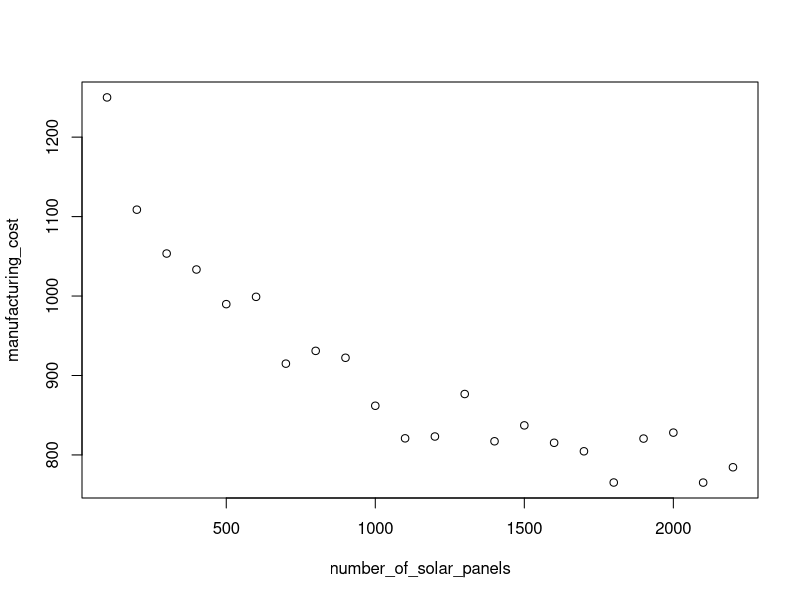
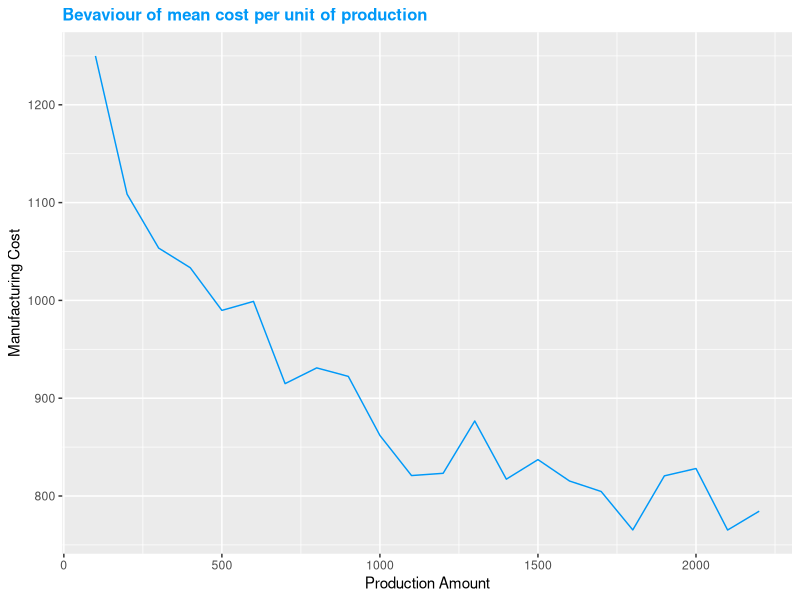
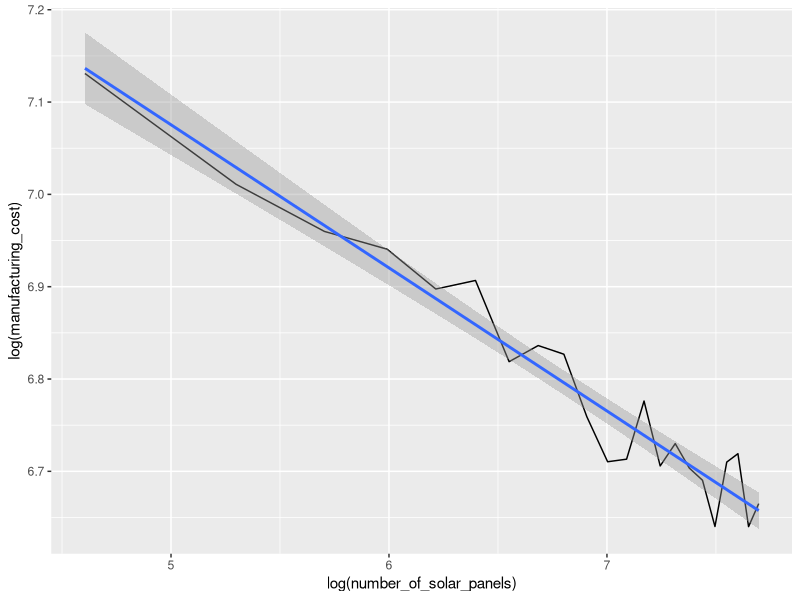
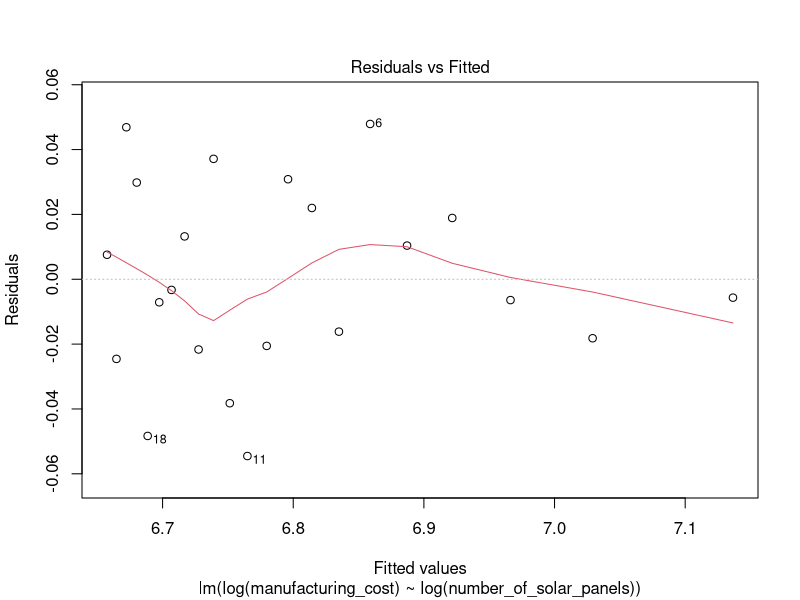
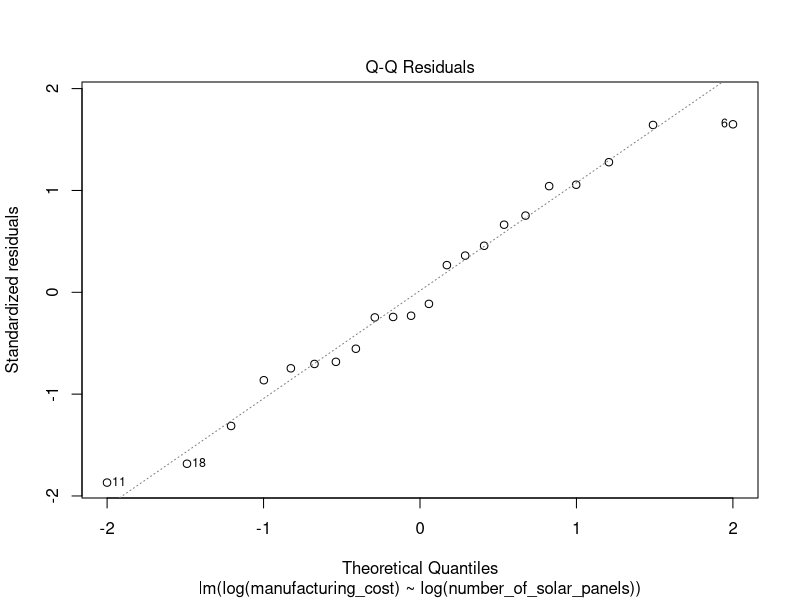
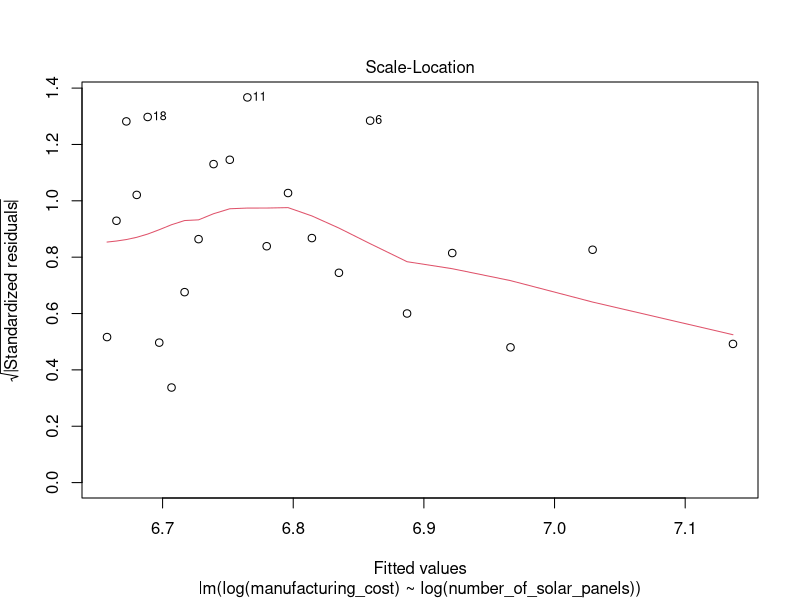
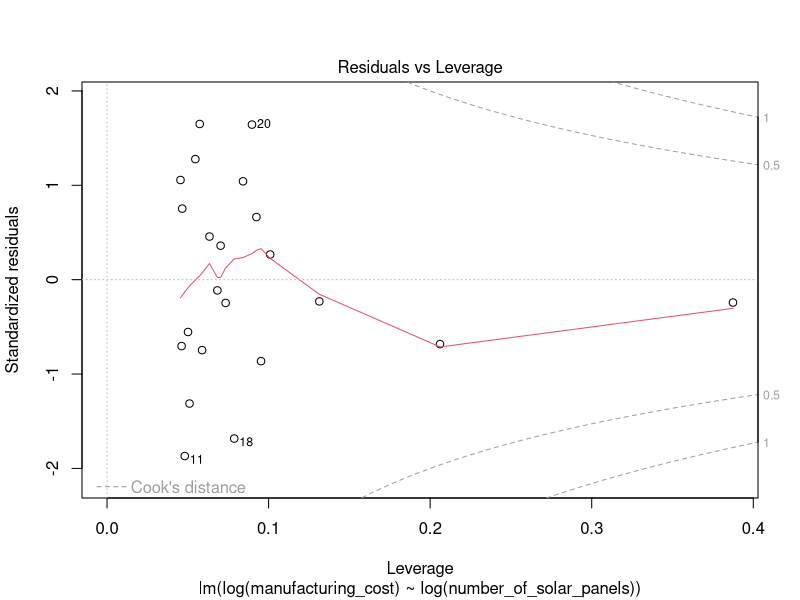
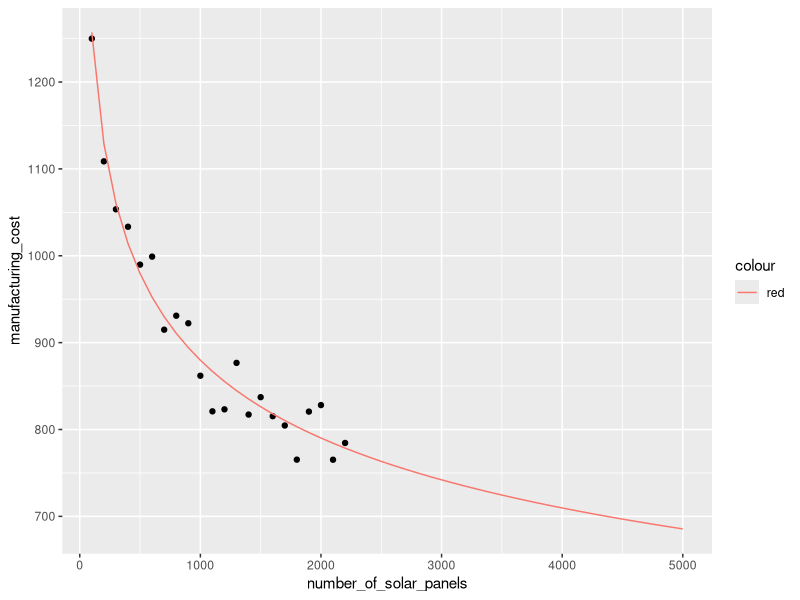

Write the R code that produced these figures, in order.
## ---- chunk 1
knitr::opts_chunk$set(echo = TRUE)
## ---- chunk 2
library(data.table)
library(ggplot2)
## ---- chunk 3
sol_panels <- fread("Case_Stud_I.csv", sep = ",", header = T)

print("test")

attach(sol_panels)
plot(number_of_solar_panels, manufacturing_cost, title ="Scatter plot of mean cost per unit")
detach(sol_panels)

exp_curve <- ggplot(data = sol_panels, aes(x= number_of_solar_panels, y = manufacturing_cost)) +
  geom_line(color = "#0099F8")+
  labs(title = "Bevaviour of mean cost per unit of production", x= "Production Amount", y = "Manufacturing Cost")+
  theme(plot.title = element_text(color = "#0099F8", size = 12, face = "bold"))

exp_curve
## ---- chunk 4
exp_curve_log <- ggplot(data = sol_panels, aes(x= log(number_of_solar_panels), y = log(manufacturing_cost))) +
  geom_line() +
  stat_smooth(method = "lm")
exp_curve_log

## ---- chunk 5
predict = lm(log(manufacturing_cost) ~log(number_of_solar_panels), data = sol_panels)
plot(predict)

summary(predict)

## ---- chunk 6
predict$coefficients

lr = 2^predict$coefficients[2]
lr
1-lr
learn_rate = 1 - exp(log(2)*predict$coefficients[2])

print(learn_rate)
## ---- chunk 7
# set A and B

A <- predict$coefficients[1]
A <- as.numeric(exp(A))
print(A)

B <- as.numeric(predict$coefficients[2])
print(B)

pred_cost_table <- data.frame("Production_Amount" = seq(100, 5000, 100))

pred_cost_table["Pred_Cost"] <- (pred_cost_table$Production_Amount ^ B)*A

mean_cost <- mean(pred_cost_table[47:50, "Pred_Cost"])
mean_cost
## ---- chunk 8
pred_cost_plot <- ggplot() +
  geom_point(data = sol_panels, aes(x= number_of_solar_panels, y = manufacturing_cost)) +
  geom_line(data = pred_cost_table, aes(x= Production_Amount, y = Pred_Cost, color = "red"))
pred_cost_plot

pred_sd <- sd(sol_panels$manufacturing_cost)

pred_cost_table["Lower_Bound"] <- pred_cost_table$Pred_Cost - pred_sd * 1.96
pred_cost_table["Upper_Bound"] <- pred_cost_table$Pred_Cost + pred_sd * 1.96



pred_cost_plot_CI <- ggplot(data = pred_cost_table) +
  geom_line(aes(x= Production_Amount, y = Pred_Cost, color = "red"))+
  geom_line(aes(x= Production_Amount, y = Upper_Bound, color = "blue"))+
  geom_line(aes(x= Production_Amount, y = Lower_Bound, color = "blue"))

pred_cost_plot_CI
## ---- chunk 9
CI = confint(predict)
CI

b_upper = CI[2,2]
b_lower = CI [2,1]


pred_cost_table["Lower_Bound"] <- A*(pred_cost_table$Production_Amount^b_upper)
pred_cost_table["Upper_Bound"] <- A*(pred_cost_table$Production_Amount^b_lower)

